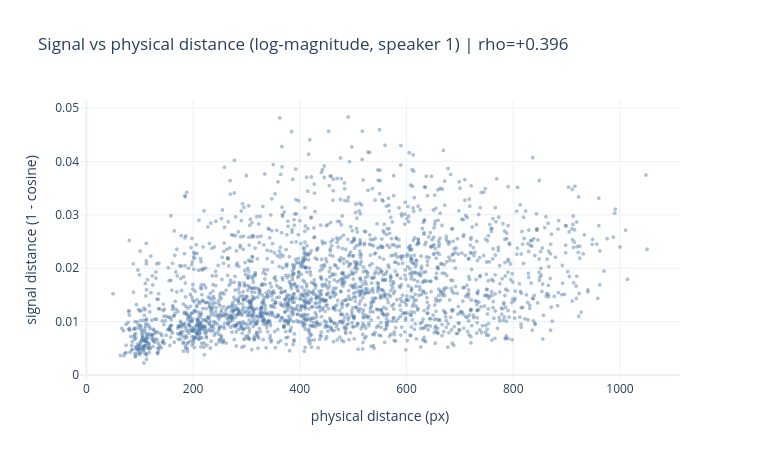

Source (notebook cell):
### Markdown cell above
## (g) Is the position -> FFT map unique (injective)?

If two well-separated positions produce near-identical spectra, no model can tell them apart --
that is an irreducible error floor, not a modelling failure.

Notebook 57 found exactly this on the metal box: a pair 364 units apart on opposite sides scored as
anomalously similar under 7 of 8 speakers, which it attributed to a **box mode-shape symmetry**
(mirror-image positions excite the same modes equally). Here we look for the same on gastronorm: the
pairs that are far apart physically but close in signal.

### Code cell
X = LOGM.reshape(N, -1); X = X / np.linalg.norm(X, axis=1, keepdims=True)
SIG = (1 - X @ X.T)[IU]
pi_, pj_ = IU

order = np.argsort(SIG / np.clip(PHYS, 1e-9, None))   # low signal-distance per unit physical distance
print('most degenerate pairs (far apart, nearly identical signal):')
for k in order[:10]:
    print(f'  pos {rows[pi_[k]]["position_id"]:>3d} <-> {rows[pj_[k]]["position_id"]:>3d} | '
          f'physical {PHYS[k]:7.1f} px | signal {SIG[k]:.4f}')

fig = go.Figure(go.Scattergl(x=PHYS, y=SIG, mode='markers',
                             marker=dict(size=4, opacity=.45, color='#4C78A8'),
                             text=[f'{rows[a]["position_id"]} <-> {rows[b]["position_id"]}' for a, b in zip(pi_, pj_)],
                             hovertemplate='%{text}<br>phys %{x:.0f} px<br>sig %{y:.4f}<extra></extra>'))
fig.update_layout(title=f'Signal vs physical distance (log-magnitude, speaker {SPEAKER}) | rho={spearmanr(SIG,PHYS)[0]:+.3f}',
                  xaxis_title='physical distance (px)', yaxis_title='signal distance (1 - cosine)',
                  template='plotly_white', height=460, width=760)
fig.show()

### Figure 1 — Plotly figure (JSON) as saved in the notebook; plotly's stock layout.template omitted (floating-point values rounded to 4 significant figures; data arrays with more than 128 entries replaced by an {"elided": "..."} marker saying what was removed)
{"data": [{"hovertemplate": "%{text}<br>phys %{x:.0f} px<br>sig %{y:.4f}<extra></extra>", "marker": {"color": "#4C78A8", "opacity": 0.45, "size": 4}, "mode": "markers", "text": {"elided": "2415 str values"}, "type": "scattergl", "x": {"elided": "2415 float values"}, "y": {"elided": "2415 float values"}}], "layout": {"height": 460, "title": {"text": "Signal vs physical distance (log-magnitude, speaker 1) | rho=+0.396"}, "width": 760, "xaxis": {"title": {"text": "physical distance (px)"}}, "yaxis": {"title": {"text": "signal distance (1 - cosine)"}}}}
